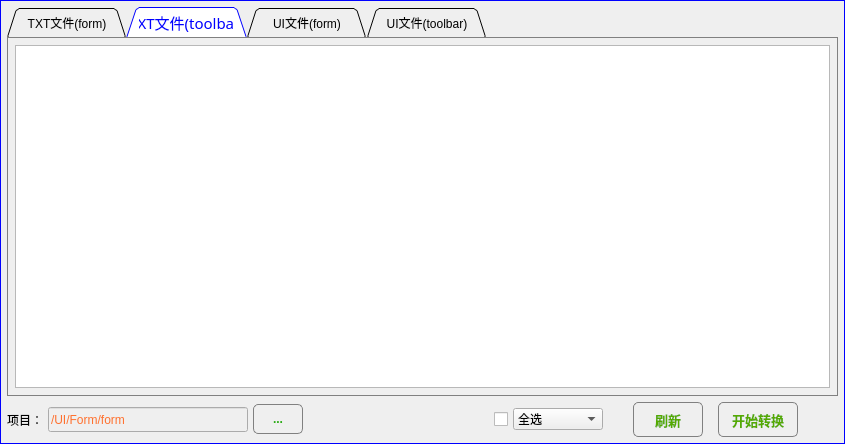
<?xml version="1.0" encoding="UTF-8"?>
<ui version="4.0">
    <class>TMTxt2UI</class>
    <widget class="QDialog" name="TMTxt2UI">
        <property name="windowModality">
            <enum>Qt::ApplicationModal</enum>
        </property>
        <property name="geometry">
            <rect>
                <x>0</x>
                <y>0</y>
                <width>845</width>
                <height>444</height>
            </rect>
        </property>
        <property name="windowTitle">
            <string>文件转换器（txt与ui文件互转 ver190326）</string>
        </property>
        <property name="styleSheet">
            <string notr="true">QDialog{
                border: 1px solid blue;
                }
                QPushButton{
                border-radius: 5px;
                border: 1px solid gray;
                color: rgb(85, 170, 0);
                }
                QAbstractItemView::item{
                selection-background-color:qlineargradient(spread:pad, x1:1, y1:1, x2:1, y2:0, stop:0 rgba(94, 126, 165, 255), stop:1 rgba(159, 191, 230, 255));
                /* selection-color:black;*/
                }
                QTabWidget::pane{
                border:1px solid gray;
                }
                QTabWidget::tab-bar{
                alignment:left;
                margin-left: 10px;
                }
                QTabBar::tab:hover{
                color: blue; font-size: 15px; /* background-color: blue; */
                }
                QTabBar::tab { min-width: 120px; min-height: 30px; }
                QTabBar::tab:!selected {}
                QTabBar::tab:selected {color: blue; font: 15px bold;}</string>
        </property>
        <layout class="QVBoxLayout" name="verticalLayout">
            <property name="leftMargin">
                <number>7</number>
            </property>
            <property name="topMargin">
                <number>7</number>
            </property>
            <property name="rightMargin">
                <number>7</number>
            </property>
            <property name="bottomMargin">
                <number>7</number>
            </property>
            <item>
                <widget class="QTabWidget" name="tabWidget">
                    <property name="tabShape">
                        <enum>QTabWidget::Triangular</enum>
                    </property>
                    <property name="currentIndex">
                        <number>1</number>
                    </property>
                    <property name="elideMode">
                        <enum>Qt::ElideNone</enum>
                    </property>
                    <widget class="QWidget" name="tab">
                        <attribute name="title">
                            <string>TXT文件(form)</string>
                        </attribute>
                        <layout class="QVBoxLayout" name="verticalLayout_2">
                            <property name="leftMargin">
                                <number>7</number>
                            </property>
                            <property name="topMargin">
                                <number>7</number>
                            </property>
                            <property name="rightMargin">
                                <number>7</number>
                            </property>
                            <property name="bottomMargin">
                                <number>7</number>
                            </property>
                            <item>
                                <widget class="QTableView" name="tableWgt">
                                    <property name="editTriggers">
                                        <set>QAbstractItemView::NoEditTriggers</set>
                                    </property>
                                    <property name="alternatingRowColors">
                                        <bool>true</bool>
                                    </property>
                                    <property name="selectionMode">
                                        <enum>QAbstractItemView::ExtendedSelection</enum>
                                    </property>
                                    <property name="selectionBehavior">
                                        <enum>QAbstractItemView::SelectRows</enum>
                                    </property>
                                    <property name="cornerButtonEnabled">
                                        <bool>false</bool>
                                    </property>
                                    <attribute name="horizontalHeaderDefaultSectionSize">
                                        <number>115</number>
                                    </attribute>
                                    <attribute name="horizontalHeaderHighlightSections">
                                        <bool>false</bool>
                                    </attribute>
                                    <attribute name="horizontalHeaderStretchLastSection">
                                        <bool>true</bool>
                                    </attribute>
                                    <attribute name="verticalHeaderDefaultSectionSize">
                                        <number>26</number>
                                    </attribute>
                                    <attribute name="verticalHeaderHighlightSections">
                                        <bool>false</bool>
                                    </attribute>
                                </widget>
                            </item>
                        </layout>
                    </widget>
                    <widget class="QWidget" name="tab_3">
                        <attribute name="title">
                            <string>TXT文件(toolbar)</string>
                        </attribute>
                        <layout class="QVBoxLayout" name="verticalLayout_4">
                            <property name="leftMargin">
                                <number>7</number>
                            </property>
                            <property name="topMargin">
                                <number>7</number>
                            </property>
                            <property name="rightMargin">
                                <number>7</number>
                            </property>
                            <property name="bottomMargin">
                                <number>7</number>
                            </property>
                            <item>
                                <widget class="QTableView" name="tableWgt3">
                                    <property name="editTriggers">
                                        <set>QAbstractItemView::NoEditTriggers</set>
                                    </property>
                                    <property name="alternatingRowColors">
                                        <bool>true</bool>
                                    </property>
                                    <property name="selectionMode">
                                        <enum>QAbstractItemView::ExtendedSelection</enum>
                                    </property>
                                    <property name="selectionBehavior">
                                        <enum>QAbstractItemView::SelectRows</enum>
                                    </property>
                                    <attribute name="horizontalHeaderDefaultSectionSize">
                                        <number>115</number>
                                    </attribute>
                                    <attribute name="horizontalHeaderHighlightSections">
                                        <bool>false</bool>
                                    </attribute>
                                    <attribute name="horizontalHeaderStretchLastSection">
                                        <bool>true</bool>
                                    </attribute>
                                    <attribute name="verticalHeaderDefaultSectionSize">
                                        <number>26</number>
                                    </attribute>
                                    <attribute name="verticalHeaderHighlightSections">
                                        <bool>false</bool>
                                    </attribute>
                                </widget>
                            </item>
                        </layout>
                    </widget>
                    <widget class="QWidget" name="tab_2">
                        <attribute name="title">
                            <string>UI文件(form)</string>
                        </attribute>
                        <layout class="QVBoxLayout" name="verticalLayout_3">
                            <property name="leftMargin">
                                <number>7</number>
                            </property>
                            <property name="topMargin">
                                <number>7</number>
                            </property>
                            <property name="rightMargin">
                                <number>7</number>
                            </property>
                            <property name="bottomMargin">
                                <number>7</number>
                            </property>
                            <item>
                                <widget class="QTableView" name="tableWgt2">
                                    <property name="editTriggers">
                                        <set>QAbstractItemView::NoEditTriggers</set>
                                    </property>
                                    <property name="alternatingRowColors">
                                        <bool>true</bool>
                                    </property>
                                    <property name="selectionMode">
                                        <enum>QAbstractItemView::ExtendedSelection</enum>
                                    </property>
                                    <property name="selectionBehavior">
                                        <enum>QAbstractItemView::SelectRows</enum>
                                    </property>
                                    <attribute name="horizontalHeaderDefaultSectionSize">
                                        <number>115</number>
                                    </attribute>
                                    <attribute name="horizontalHeaderHighlightSections">
                                        <bool>false</bool>
                                    </attribute>
                                    <attribute name="horizontalHeaderStretchLastSection">
                                        <bool>true</bool>
                                    </attribute>
                                    <attribute name="verticalHeaderDefaultSectionSize">
                                        <number>26</number>
                                    </attribute>
                                    <attribute name="verticalHeaderHighlightSections">
                                        <bool>false</bool>
                                    </attribute>
                                </widget>
                            </item>
                        </layout>
                    </widget>
                    <widget class="QWidget" name="tab_4">
                        <attribute name="title">
                            <string>UI文件(toolbar)</string>
                        </attribute>
                        <layout class="QVBoxLayout" name="verticalLayout_5">
                            <property name="leftMargin">
                                <number>7</number>
                            </property>
                            <property name="topMargin">
                                <number>7</number>
                            </property>
                            <property name="rightMargin">
                                <number>7</number>
                            </property>
                            <property name="bottomMargin">
                                <number>7</number>
                            </property>
                            <item>
                                <widget class="QTableView" name="tableWgt4">
                                    <property name="editTriggers">
                                        <set>QAbstractItemView::NoEditTriggers</set>
                                    </property>
                                    <property name="alternatingRowColors">
                                        <bool>true</bool>
                                    </property>
                                    <property name="selectionMode">
                                        <enum>QAbstractItemView::ExtendedSelection</enum>
                                    </property>
                                    <property name="selectionBehavior">
                                        <enum>QAbstractItemView::SelectRows</enum>
                                    </property>
                                    <attribute name="horizontalHeaderDefaultSectionSize">
                                        <number>115</number>
                                    </attribute>
                                    <attribute name="horizontalHeaderHighlightSections">
                                        <bool>false</bool>
                                    </attribute>
                                    <attribute name="horizontalHeaderStretchLastSection">
                                        <bool>true</bool>
                                    </attribute>
                                    <attribute name="verticalHeaderDefaultSectionSize">
                                        <number>26</number>
                                    </attribute>
                                    <attribute name="verticalHeaderHighlightSections">
                                        <bool>false</bool>
                                    </attribute>
                                </widget>
                            </item>
                        </layout>
                    </widget>
                </widget>
            </item>
            <item>
                <layout class="QHBoxLayout" name="horizontalLayout">
                    <property name="spacing">
                        <number>5</number>
                    </property>
                    <item>
                        <widget class="QLabel" name="label">
                            <property name="text">
                                <string>项目：</string>
                            </property>
                        </widget>
                    </item>
                    <item>
                        <widget class="QLineEdit" name="lineEdit">
                            <property name="enabled">
                                <bool>false</bool>
                            </property>
                            <property name="sizePolicy">
                                <sizepolicy hsizetype="Expanding" vsizetype="Fixed">
                                    <horstretch>0</horstretch>
                                    <verstretch>0</verstretch>
                                </sizepolicy>
                            </property>
                            <property name="minimumSize">
                                <size>
                                    <width>200</width>
                                    <height>25</height>
                                </size>
                            </property>
                            <property name="styleSheet">
                                <string notr="true">color: rgb(255, 112, 46);</string>
                            </property>
                            <property name="text">
                                <string>/UI/Form/form</string>
                            </property>
                        </widget>
                    </item>
                    <item>
                        <widget class="QPushButton" name="tbtnSetPath">
                            <property name="sizePolicy">
                                <sizepolicy hsizetype="Minimum" vsizetype="Fixed">
                                    <horstretch>0</horstretch>
                                    <verstretch>0</verstretch>
                                </sizepolicy>
                            </property>
                            <property name="minimumSize">
                                <size>
                                    <width>50</width>
                                    <height>30</height>
                                </size>
                            </property>
                            <property name="font">
                                <font>
                                    <weight>75</weight>
                                    <bold>true</bold>
                                </font>
                            </property>
                            <property name="styleSheet">
                                <string notr="true">color: rgb(44, 171, 22);</string>
                            </property>
                            <property name="text">
                                <string>...</string>
                            </property>
                        </widget>
                    </item>
                    <item>
                        <spacer name="horizontalSpacer_3">
                            <property name="orientation">
                                <enum>Qt::Horizontal</enum>
                            </property>
                            <property name="sizeHint" stdset="0">
                                <size>
                                    <width>40</width>
                                    <height>20</height>
                                </size>
                            </property>
                        </spacer>
                    </item>
                    <item>
                        <widget class="QCheckBox" name="checkBox">
                            <property name="sizePolicy">
                                <sizepolicy hsizetype="Minimum" vsizetype="Minimum">
                                    <horstretch>0</horstretch>
                                    <verstretch>0</verstretch>
                                </sizepolicy>
                            </property>
                            <property name="text">
                                <string />
                            </property>
                        </widget>
                    </item>
                    <item>
                        <widget class="QComboBox" name="comboBox">
                            <item>
                                <property name="text">
                                    <string>全选</string>
                                </property>
                            </item>
                            <item>
                                <property name="text">
                                    <string>选择当前页</string>
                                </property>
                            </item>
                        </widget>
                    </item>
                    <item>
                        <spacer name="horizontalSpacer_2">
                            <property name="orientation">
                                <enum>Qt::Horizontal</enum>
                            </property>
                            <property name="sizeType">
                                <enum>QSizePolicy::Fixed</enum>
                            </property>
                            <property name="sizeHint" stdset="0">
                                <size>
                                    <width>25</width>
                                    <height>20</height>
                                </size>
                            </property>
                        </spacer>
                    </item>
                    <item>
                        <widget class="QPushButton" name="btnSelect">
                            <property name="sizePolicy">
                                <sizepolicy hsizetype="Fixed" vsizetype="Minimum">
                                    <horstretch>0</horstretch>
                                    <verstretch>0</verstretch>
                                </sizepolicy>
                            </property>
                            <property name="minimumSize">
                                <size>
                                    <width>70</width>
                                    <height>35</height>
                                </size>
                            </property>
                            <property name="font">
                                <font>
                                    <pointsize>10</pointsize>
                                    <weight>75</weight>
                                    <bold>true</bold>
                                </font>
                            </property>
                            <property name="styleSheet">
                                <string notr="true" />
                            </property>
                            <property name="text">
                                <string>刷新</string>
                            </property>
                        </widget>
                    </item>
                    <item>
                        <spacer name="horizontalSpacer_4">
                            <property name="orientation">
                                <enum>Qt::Horizontal</enum>
                            </property>
                            <property name="sizeType">
                                <enum>QSizePolicy::Fixed</enum>
                            </property>
                            <property name="sizeHint" stdset="0">
                                <size>
                                    <width>10</width>
                                    <height>20</height>
                                </size>
                            </property>
                        </spacer>
                    </item>
                    <item>
                        <widget class="QPushButton" name="btnDoIt">
                            <property name="sizePolicy">
                                <sizepolicy hsizetype="Fixed" vsizetype="Minimum">
                                    <horstretch>0</horstretch>
                                    <verstretch>0</verstretch>
                                </sizepolicy>
                            </property>
                            <property name="minimumSize">
                                <size>
                                    <width>80</width>
                                    <height>35</height>
                                </size>
                            </property>
                            <property name="font">
                                <font>
                                    <pointsize>10</pointsize>
                                    <weight>75</weight>
                                    <bold>true</bold>
                                </font>
                            </property>
                            <property name="styleSheet">
                                <string notr="true">color: rgb(85, 170, 0);</string>
                            </property>
                            <property name="text">
                                <string>开始转换</string>
                            </property>
                        </widget>
                    </item>
                    <item>
                        <spacer name="horizontalSpacer">
                            <property name="orientation">
                                <enum>Qt::Horizontal</enum>
                            </property>
                            <property name="sizeType">
                                <enum>QSizePolicy::Maximum</enum>
                            </property>
                            <property name="sizeHint" stdset="0">
                                <size>
                                    <width>40</width>
                                    <height>20</height>
                                </size>
                            </property>
                        </spacer>
                    </item>
                </layout>
            </item>
        </layout>
    </widget>
    <resources />
    <connections />
</ui>
